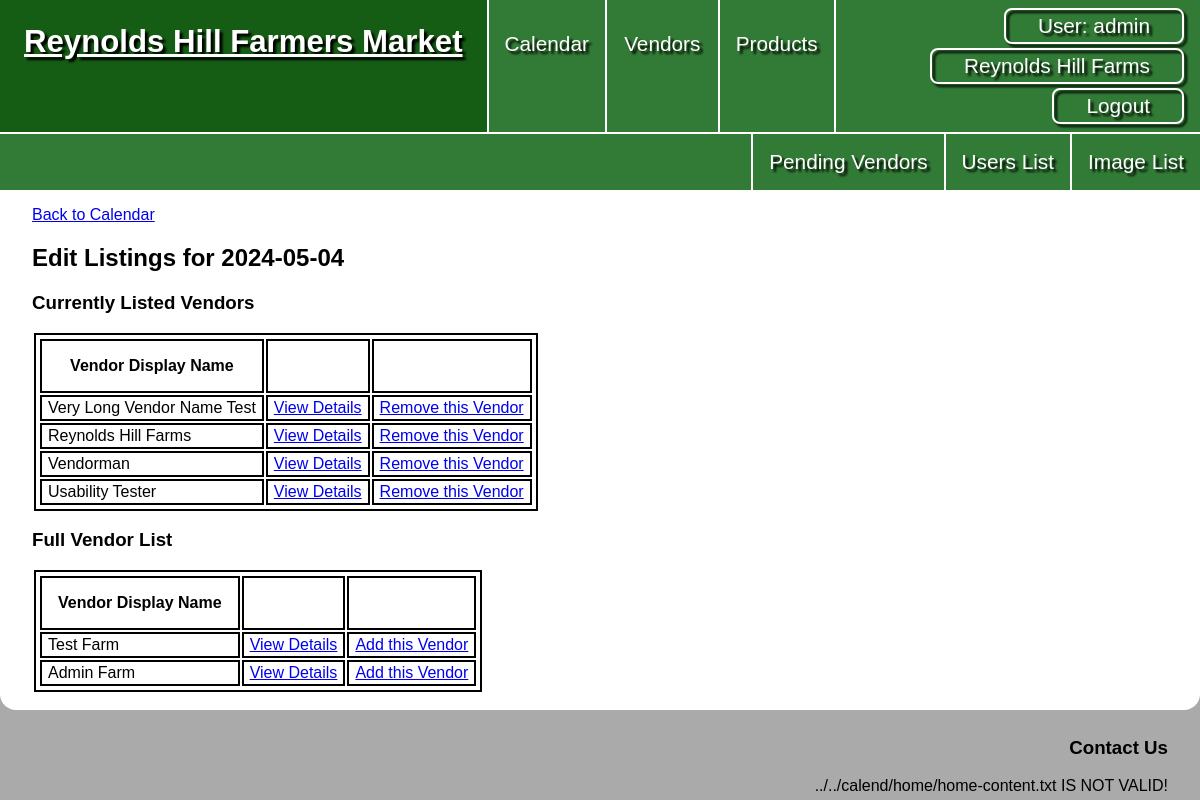
The app's page /calendar/edit_listings.php?date=2024-05-04 (signed in) with its own data.
### tables this page shows
CREATE TABLE `vendors` (
  `vendor_id` int NOT NULL,
  `vd_user_id` int DEFAULT NULL,
  `vendor_display_name` varchar(50) NOT NULL,
  `vendor_desc` text NOT NULL,
  `address` varchar(255) NOT NULL,
  `city` varchar(255) NOT NULL,
  `vd_state_id` int NOT NULL,
  `zip` int NOT NULL,
  `is_pending` tinyint(1) NOT NULL
);

### private/classes/CalendarDate.class.php (called while the page is built, shortened)
<?php
class CalendarDate extends DatabaseObject {
  public $calendar_id;
  static public function find_by_date($date){
    $sql = "SELECT * FROM calendar ";
    $sql .= "WHERE date = '" . $date . "';";
    $result = static::find_by_sql($sql);
    if(!empty($result)){
      $found_date = $result[0];
      return $found_date;
    } else {
      return false;
    }
  }
  static public function populate_vendor_list($calendarDateArray){
    $calendarDate_by_id = [];
    foreach($calendarDateArray as $calendarDate){
      $calendarDate_by_id[$calendarDate->calendar_id] = $calendarDate;
    }
    $sql = "SELECT li.li_calendar_id, v.vendor_display_name, v.vendor_id ";
    $sql .= "FROM calendar_listing li, vendors v ";
    $sql .= "WHERE li.li_vendor_id = v.vendor_id ";
    $sql .= "AND li.li_calendar_id IN (";
    $calendar_id_list = array_keys($calendarDate_by_id);
    while($calendar_id_list) {
      $current_id = array_shift($calendar_id_list);
      $sql .=  $current_id;
    }
    $sql .= ");";
    $result = self::$database->query($sql);
    while($row = $result->fetch_assoc()) {
      $li_calendar_id = '';
      $vendor_id = '';
      $vendor_display_name = '';
      foreach($row as $property => $value) {
        if($property === 'vendor_display_name') {
          $vendor_display_name = $value;
        } elseif($property === 'li_calendar_id') {
          $li_calendar_id = $value;
        } elseif($property === 'vendor_id'){
          $vendor_id = $value;
        }
      }
      $calendarDate_by_id[$li_calendar_id]->listed_vendors[$vendor_id] = $vendor_display_name;
    }
    return $calendarDate_by_id;
  }
  public function populate_this_vendor_list(){
    $single_date_array[] = $this;
    $this->listed_vendors = CalendarDate::populate_vendor_list($single_date_array)[$this->calendar_id]->listed_vendors;
  }
}
?>

### private/classes/DatabaseObject.class.php (called while the page is built, shortened)
<?php
class DatabaseObject {
  static protected $database;
  static public function set_database($database) {
    self::$database = $database;
  }
  static public function find_by_sql($sql) {
    $result = self::$database->query($sql);
    $object_array = [];
    while($record = $result->fetch_assoc()) {
      $object_array[] = static::instantiate($record);
    }
    if(count($object_array) > 0){
      return $object_array;
    } else {
      return false;
    }
  }
  static protected function instantiate($record) {
    $object = new static;
    foreach($record as $property => $value) {
      if(property_exists($object, $property)) {
        $object->$property = $value;
      }
    }
    return $object;
  }
}
?>

### private/classes/Vendor.class.php (called while the page is built, shortened)
<?php
class Vendor extends DatabaseObject
{
  static protected $table_name = 'vendors';
  static public function list_all()
  {
    $sql = "SELECT vendor_id, vendor_display_name ";
    $sql .= "FROM " . static::$table_name . " ";
    $sql .= "WHERE is_pending = FALSE;";
    $result = static::find_by_sql($sql);
    if ($result) {
      return $result;
    } else {
      return false;
    }
  }
}

### public/calendar/edit_listings.php (the view, shortened to what this page needs)
<?php
$date = h($_GET['date']);
$this_date = CalendarDate::find_by_date($date);
$this_date->populate_this_vendor_list();
$vendors = Vendor::list_all();
?>
<?php include(SHARED_PATH . '/public_header.php'); ?>
  <main>
    <a href="<?php echo url_for('calendar.php')?>">Back to Calendar</a>
    <h2>Edit Listings for <?php echo $date; ?></h2>
    <?php
      if(count($this_date->listed_vendors) > 0) { ?>
        <h3>Currently Listed Vendors</h3>
        <table>
          <tr>
            <th>Vendor Display Name</th>
            <th>&nbsp;</th>
            <th>&nbsp;</th>
          </tr>
          <?php
            foreach($this_date->listed_vendors as $vendor_id => $vendor_display_name){
              echo '<tr>';
              echo '<td>' . $vendor_display_name . '</td>';
              echo '<td><a href="' . url_for('/vendors/show.php?id=' . $vendor_id) . '">View Details</a></td>';
              echo '<td><a href="' . url_for('/calendar/delete.php?id=' . $vendor_id . '&date=' . $this_date->date) . '">Remove this Vendor</a></td>';
              echo "</tr>";
            }
          ?>
        </table>
      <?php }  ?>
      <h3>Full Vendor List</h3>
      <table>
      <tr>
        <th>Vendor Display Name</th>
        <th>&nbsp;</th>
        <th>&nbsp;</th>
      </tr>
      <?php
        foreach($vendors as $vendor){
          if(!in_array($vendor->vendor_id, array_keys($this_date->listed_vendors))){
            echo "<tr>";
            echo "<td>" . $vendor->vendor_display_name . "</td>";
            echo '<td><a href="' . url_for('/vendors/show.php?id=' . $vendor->vendor_id) . '">View Details</a></td>';
            echo '<td><a href="' . url_for('/calendar/create.php?id=' . $vendor->vendor_id . '&date=' . $this_date->date) . '">Add this Vendor</a></td>';
            echo "</tr>";
          }
        }
      ?>
    </table>
  </main>
<?php include(SHARED_PATH . '/public_footer.php'); ?>

### public/css/styles.css (style rules this page uses)
* { box-sizing: border-box; }
html { font: 16px Verdana, Geneva, Tahoma, sans-serif; }
body { background-color: #aaa; margin: 0; }
main { padding: 1rem 2rem; }
table, th, td, caption { border: 2px solid black; margin: 2px; padding: 2px; }
table { margin-top: .5rem; }
th { margin-top: 0; min-width: 60px; }
main:not(#calendar) th { padding: 1rem; }
td { padding: 2px 6px; vertical-align: top; }

### records on screen
vendors: vendor_display_name "Test Farm"
vendors: vendor_display_name "Admin Farm"

### other values on screen
$session->display_name "admin"
$session->active_vendor_name "Reynolds Hill Farms"
$date "2024-05-04"
$vendor_display_name "Very Long Vendor Name Test"
$vendor_display_name "Reynolds Hill Farms"
$vendor_display_name "Vendorman"
$vendor_display_name "Usability Tester"
$filepath "../../calend/home/home-content.txt"
